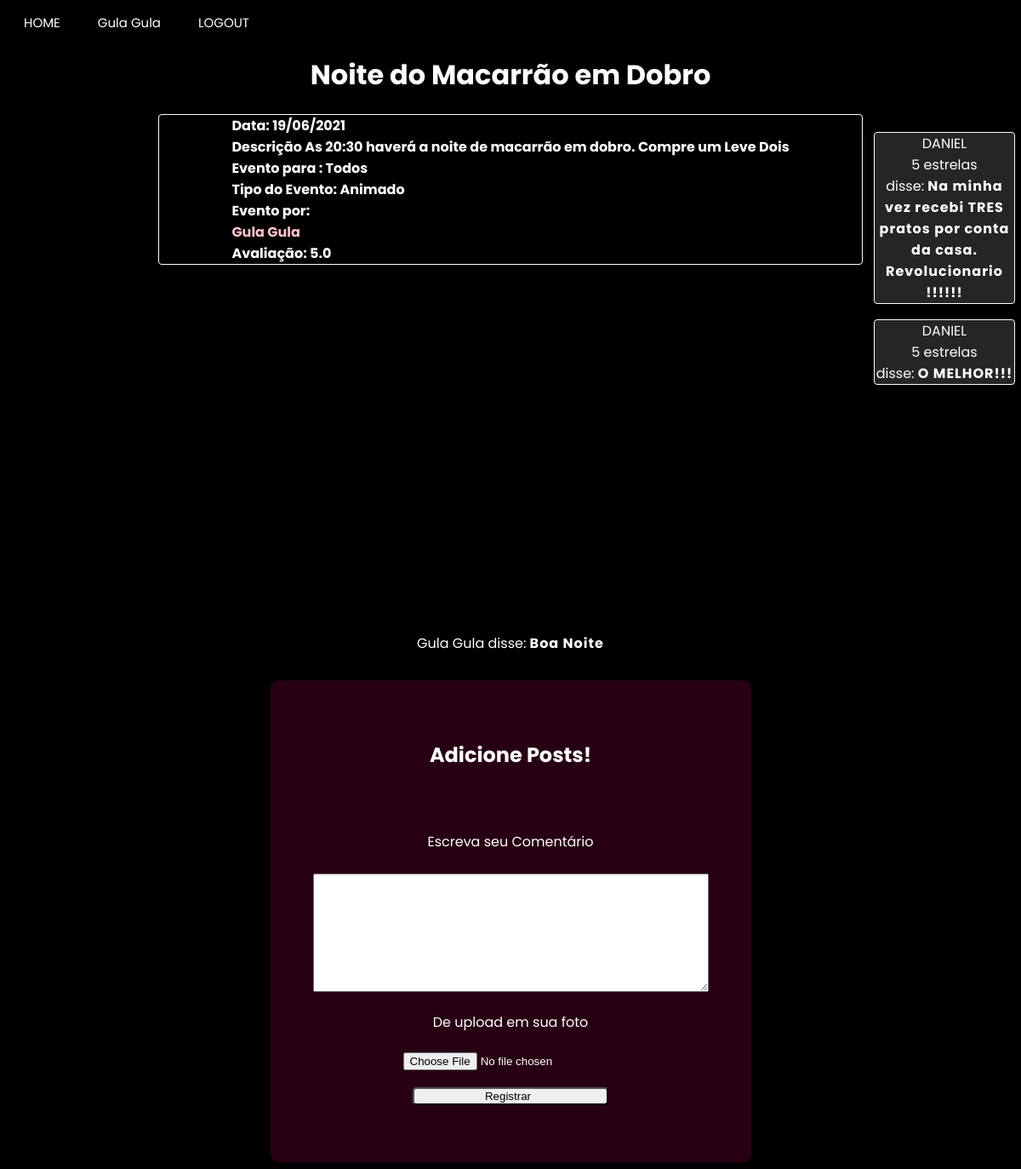
Page /event_page/Noite do Macarrão em Dobro (signed in) on the earlier database version.
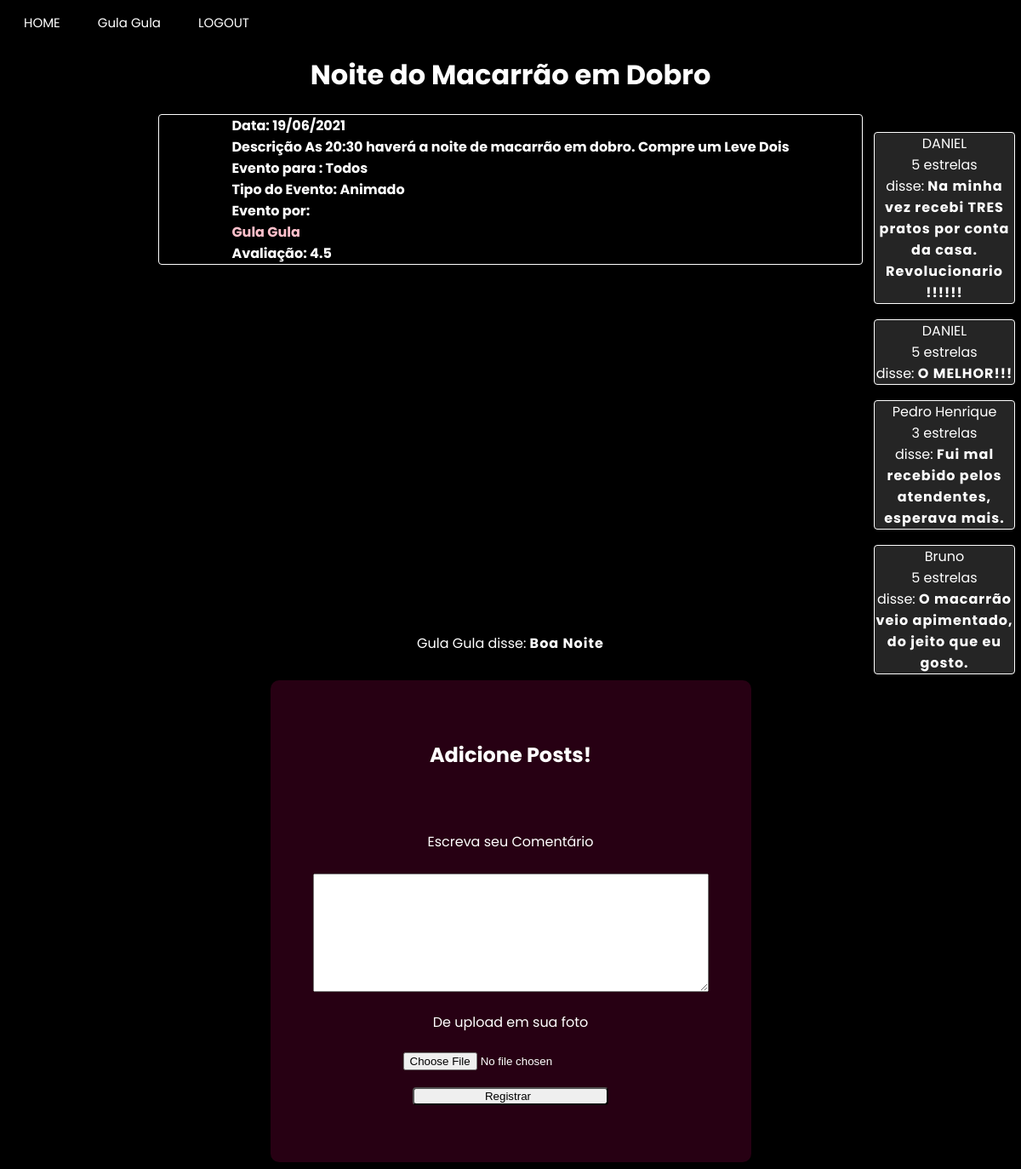
Same page on the later database version.
### app/model.py (models this page shows, shortened)
class empresa(UserMixin, db.Model):
    __tablename__ = "empresa"
    id = db.Column(db.Integer,primary_key=True)
    enterprise_name = db.Column(db.String(64), index=True, unique=True)
    email = db.Column(db.String(120), index=True, unique=True)
    password_hash = db.Column(db.String(120))
    city = db.Column(db.String(120))
    latitude = db.Column(db.Float)
    longitude = db.Column(db.Float)
    district = db.Column(db.String(50))
    street = db.Column(db.String(120))
    posts = db.relationship("Post", backref="enterprise")

class Post(db.Model):
    id = db.Column(db.Integer, primary_key=True)
    body = db.Column(db.String(140))
    image = db.Column(db.String(200))
    timestamp = db.Column(db.Integer, index=True)
    empresa_id = db.Column(db.Integer, db.ForeignKey('empresa.id'))
    author_id = db.Column(db.Integer())
    event_id = db.Column(db.Integer())
    rank = db.Column(db.Integer())

class usuario(UserMixin, db.Model):
    __tablename__ = "usuario"
    id = db.Column(db.Integer, primary_key=True)
    username = db.Column(db.String(64), index=True, unique=True)
    email = db.Column(db.String(120), index=True, unique=True)
    password_hash = db.Column(db.String(120))
    city = db.Column(db.String(120))
    district = db.Column(db.String(50))
    age = db.Column(db.Integer)

### app/routes.py (the view, shortened to what this page needs)
@app.route("/event_page/<name>", methods=["POST", "GET"])
@login_required
def event_page(name):
    form = Comments()
    eventoo = Event.query.filter_by(name=name).first()
    print(datetime.datetime.fromtimestamp(eventoo.timestamp).strftime("%d/%m/%Y"))
    if eventoo.rank:
        newrank = round(eventoo.rank,2)
    else:
        newrank = None                     # PAGINA DE EMPRESA
    return render_template('event_page.html', title=name, css_file="event_page.css",user=current_user, usuario=usuario, enterprise=empresa, posts=Post.query.filter_by(event_id=eventoo.id), form=form, event=eventoo, date=datetime.datetime.fromtimestamp(eventoo.timestamp).strftime("%d/%m/%Y"), rank=newrank )

### app/forms.py
class Comments(FlaskForm):
    files = FileField("De upload em sua foto")
    evaluation = TextAreaField("",validators=[DataRequired("Dê sua avaliação")])
    text = TextAreaField("Escreva seu Comentário", validators=[DataRequired("Escreva seu comentário!")])
    submit = SubmitField("Registrar")

### app/model.py (called while the page is built)
@login.user_loader
def load_user(id):
    if usuario.query.get(int(id)):
        load = usuario.query.get(int(id))
    else:
        load = empresa.query.get(int(id))
    return load

### app/templates/event_page.html (shortened to what this page needs)
{% extends "base.html" %}
{% block content %}
<h1>{{title}}</h1>
<h3>
  Data: {{ date}}<br>
  Descrição {{ event.body }}
  <br>
  Evento para : {{event.age_groups.capitalize()}}<br>
  Tipo do Evento: {{ event.event_type.capitalize()}}<br>
  Evento por: <a href={{url_for("enterprise_page_specific", name = enterprise.query.filter_by(id=event.empresa_id).first().enterprise_name)}}> {{enterprise.query.filter_by(id=event.empresa_id).first().enterprise_name}}</a>
  Avaliação: {{rank}}
</h3>
<div id="map"></div>
<div class="alignment">
{% for post in posts%}
{% if enterprise.query.filter_by(id = post.author_id).first().enterprise_name %}
<div><p>{{ enterprise.query.filter_by(id = post.author_id).first().enterprise_name }} disse: <b>{{ post.body }}</b></p></div>
{% endif %}
{% endfor %}
<section class="container">
  {% if current_user.username %}
  <h1>Envie-nos seu feedback</h1><br><br>
  <form class="rating" novalidate>
    <label>
      <input type="radio" name="stars" value="1" />
      <span class="icon">★</span>
    </label>
    <label>
      <input type="radio" name="stars" value="2" />
      <span class="icon">★</span>
      <span class="icon">★</span>
    </label>
    <label>
      <input type="radio" name="stars" value="3" />
      <span class="icon">★</span>
      <span class="icon">★</span>
      <span class="icon">★</span>
    </label>
    <label>
      <input type="radio" name="stars" value="4" />
      <span class="icon">★</span>
      <span class="icon">★</span>
      <span class="icon">★</span>
      <span class="icon">★</span>
    </label>
    <label>
      <input type="radio" name="stars" value="5" />
      <span class="icon">★</span>
      <span class="icon">★</span>
      <span class="icon">★</span>
      <span class="icon">★</span>
      <span class="icon">★</span>
    </label>
  </form>
  <script>
    var formu = document.getElementsByClassName("rating")[0];
    formu.addEventListener("click",check);
    function check(){
    var ele = document.getElementsByTagName('input');
              for(i = 0; i < ele.length; i++) {
                  if(ele[i].name="stars") {
                      if(ele[i].checked) {
                        document.getElementById("evaluation").value = String(ele[i].value);
                        console.log(String(ele[i].value));
                      }}}};
  </script>
  {% else %}
  <h1>Adicione Posts!</h1><br><br>
  {% endif %}
      <form action="{{url_for('event_page', name = title)}}", method='POST', novalidate, enctype=multipart/form-data>
          <div class="inputs">
            <p>
                {{ form.text.label }}<br><br>
                {{ form.text(size=32) }}<br>
            </p>
            <p>
                {{ form.files.label }}<br>
                {{ form.files(size=32) }}<br>
            </p>
        </div>
        <p>{{ form.submit() }}</p>
      </form>
    </section>
</div>
<aside class="aside">
  {% for post in posts%}
  {% if usuario.query.filter_by(id = post.author_id).first().username %}
  <div><p>{{ usuario.query.filter_by(id = post.author_id).first().username }} <br>{{post.rank}} estrelas <br> disse: <b>{{ post.body }}</b></p></div>
  {% endif %}
  {% endfor %}
</aside>
{% endblock %}

### app/templates/base.html (shortened to what this page needs)
<!DOCTYPE html>
<html>
    <head>
        {% if css_file%}
            <link rel="stylesheet" type="text/css" href="{{ url_for('static', filename=css_file) }}">
        {% else %}
            <link rel="stylesheet" type="text/css" href="{{ url_for('static', filename='user_page.css') }}">
        {% endif %}
    </head>
    <body>
        <header class="menu">
            <a id="main_page" href="{{ url_for('main_page') }}" class="button">HOME</a>
            {% if user.is_authenticated %}
            {% if user.username %}
            <a id="user_page" href="{{ url_for('user_page')}}"class="button">{{user.username}}</a>
            {% else %}
            <a id="enterprise_page" href="{{ url_for('enterprise_page_specific', name=user.enterprise_name)}}"class="button">{{user.enterprise_name}}</a>
            {% endif%}
            <a id="logout" href="{{ url_for('logout') }}" class="button">LOGOUT</a>
            {% else %}
            <a id="enterprise_register_page" href="{{ url_for('enterprise_register_page') }}" class="button">SEJA UM ANUNCIANTE</a>
            <a id="user_register_page" href="{{ url_for('user_register_page') }}" class="button">REGISTRO</a>
            <a id="login_page" href="{{ url_for('login_page') }}" class="button">LOGIN</a>
            {% endif %}
        </header>
        {% block content %}{% endblock %}
    </body>
</html>

Differences in the rows shown:
added Post: rank "3", body "Fui mal recebido pelos atendentes, esperava mais.", shown under "Adicione Posts!"
now on this page (row unchanged): usuario: query.filter_by "Pedro Henrique"
added Post: rank "5", body "O macarrão veio apimentado, do jeito que eu gosto.", shown under "Adicione Posts!"
added usuario: query.filter_by "Bruno"
Other differences:
{{ rank }}: "5.0" → "4.5"
